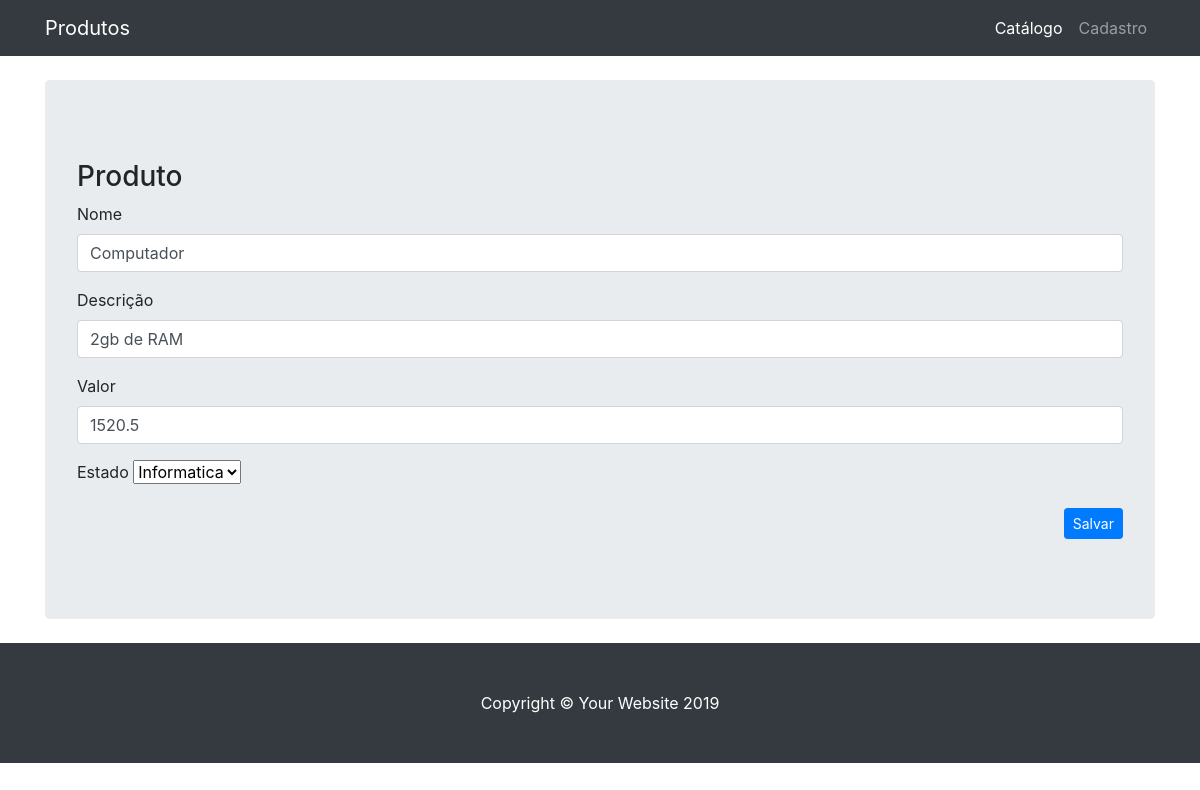
The page /formProduto.php?id=1 on the database its author committed.
### tables this page shows
CREATE TABLE `produto` (
  `codigo` int(11) NOT NULL AUTO_INCREMENT,
  `nome` varchar(100) DEFAULT NULL,
  `descricao` varchar(20) DEFAULT NULL,
  `valor` float(10,2) DEFAULT NULL,
  `categoria` varchar(20) DEFAULT NULL,
  PRIMARY KEY (`codigo`)
);

CREATE TABLE `categoria` (
  `codigo` int(11) NOT NULL AUTO_INCREMENT,
  `categoria` varchar(100) DEFAULT NULL,
  PRIMARY KEY (`codigo`)
);

### formProduto.php (the view, shortened to what this page needs)
<!DOCTYPE html>
<html lang="en">
<head>
  <link href="vendor/bootstrap/css/bootstrap.min.css" rel="stylesheet">
  <link href="css/heroic-features.css" rel="stylesheet">
</head>
<body>
  <nav class="navbar navbar-expand-lg navbar-dark bg-dark fixed-top">
    <div class="container">
      <a class="navbar-brand" href="#">Produtos</a>
      <div class="collapse navbar-collapse" id="navbarResponsive">
        <ul class="navbar-nav ml-auto">
          <li class="nav-item active">
            <a class="nav-link" href="index.php">Catálogo
            </a>
          </li>
          <li class="nav-item">
            <a class="nav-link" href="formProduto.php">Cadastro</a>
          </li>
        </ul>
      </div>
    </div>
  </nav>
  <?php
      $nome="";
      $descricao="";
      $valor=0;
      $categoria="";
      $con = mysqli_connect("localhost","bob","bob","univille");
      if(isset($_GET['id'])){
          $select = "select * from produto where codigo = ?";
          $stmt = mysqli_prepare($con, $select);
          mysqli_stmt_bind_param($stmt, "i", $_GET['id']);
          mysqli_stmt_execute($stmt);
          mysqli_stmt_bind_result($stmt, $result);
          $result = mysqli_stmt_get_result($stmt);
          $row = $result->fetch_assoc();
          $nome = $row['nome'];
          $descricao = $row['descricao'];
          $valor = $row['valor'];
          $categoria = $row['categoria'];
      }
      $sqlcategoria = "select * from categoria";
      $resultcategorias = mysqli_query($con,$sqlcategoria);
  ?>
  <div class="container">
    <header class="jumbotron my-4">
      <p class="lead">
          <h3>Produto</h3>
          <form method="post" action="saveProduto.php">
            <div class="form-group">
                <label for="txtNome">Nome</label>
                <input type="text" class="form-control" id="txtNome"
                  name="txtNome" value="<?=$nome?>">
            </div>
            <div class="form-group">
                <label for="txtEndereco">Descrição</label>
                <input type="text" class="form-control" id="txtDescricao"
                  name="txtDescricao" value="<?=$descricao?>">
            </div>
            <div class="form-group">
                <label for="txtEndereco">Valor</label>
                <input type="float" class="form-control" id="txtValor"
                  name="txtValor" value="<?=$valor?>">
            </div>
            <div class="form-group">
                <label for="txtCategoria">Estado</label>
                <select id="txtCategoria" name="txtCategoria">
                   <?php
                      while($rowcategoria = $resultcategorias->fetch_row()){
                   ?>
                   <option value="<?=$rowcategoria[1]?>" <?=($categoria==$rowcategoria[1]?"selected":"")?> ><?=$rowcategoria[1]?></option>
                   <?php
                      }
                   ?>
                </select>
            </div>
            <p align="right">
              <button type="submit" class="btn btn-primary btn-sm">Salvar</button>
            </p>
          </form>
      </p>
    </header>
  </div>
  <footer class="py-5 bg-dark">
    <div class="container">
      <p class="m-0 text-center text-white">Copyright &copy; Your Website 2019</p>
    </div>
  </footer>
</body>
</html>

### css/heroic-features.css (style rules this page uses)
body { padding-top: 56px; }

### rows shown on the page
produto: txtNome "Computador", txtDescricao "2gb de RAM", txtValor "1520.5", txtCategoria "Informatica"
